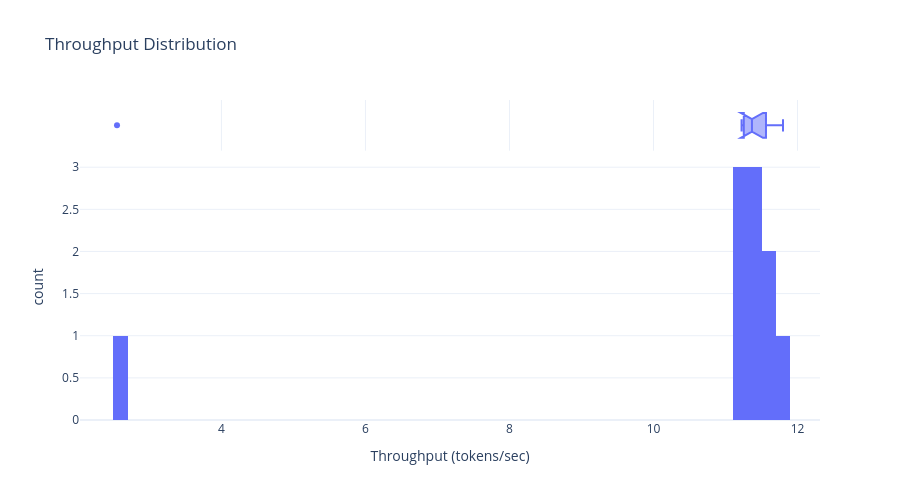

Notebook code for this chart:
### Markdown cell above
## Throughput Analysis

### Code cell
# Throughput distribution
fig = px.histogram(
    df_success,
    x='throughput_tokens_per_sec',
    nbins=50,
    title='Throughput Distribution',
    labels={'throughput_tokens_per_sec': 'Throughput (tokens/sec)', 'count': 'Frequency'},
    marginal='box'
)
fig.update_layout(showlegend=False, height=500)
fig.show()

# Statistics
print("\nThroughput Statistics:")
print(f"  Mean: {df_success['throughput_tokens_per_sec'].mean():.2f} tokens/sec")
print(f"  Median: {df_success['throughput_tokens_per_sec'].median():.2f} tokens/sec")
print(f"  Total tokens generated: {df_success['tokens_generated'].sum()}")

### Figure 1 — Plotly figure (JSON) as saved in the notebook; plotly's stock layout.template omitted (floating-point values rounded to 4 significant figures)
{"data": [{"bingroup": "x", "hovertemplate": "Throughput (tokens/sec)=%{x}<br>count=%{y}<extra></extra>", "legendgroup": "", "marker": {"color": "#636efa", "pattern": {"shape": ""}}, "name": "", "nbinsx": 50, "orientation": "v", "showlegend": false, "type": "histogram", "x": [2.55, 11.8, 11.68, 11.56, 11.48, 11.39, 11.34, 11.28, 11.25, 11.22], "xaxis": "x", "yaxis": "y"}, {"hovertemplate": "Throughput (tokens/sec)=%{x}<extra></extra>", "legendgroup": "", "marker": {"color": "#636efa"}, "name": "", "notched": true, "showlegend": false, "type": "box", "x": [2.55, 11.8, 11.68, 11.56, 11.48, 11.39, 11.34, 11.28, 11.25, 11.22], "xaxis": "x2", "yaxis": "y2"}], "layout": {"barmode": "relative", "height": 500, "legend": {"tracegroupgap": 0}, "showlegend": false, "title": {"text": "Throughput Distribution"}, "xaxis": {"anchor": "y", "domain": [0, 1], "title": {"text": "Throughput (tokens/sec)"}}, "xaxis2": {"anchor": "y2", "domain": [0, 1], "matches": "x", "showgrid": true, "showticklabels": false}, "yaxis": {"anchor": "x", "domain": [0, 0.8316], "title": {"text": "count"}}, "yaxis2": {"anchor": "x2", "domain": [0.8416, 1], "matches": "y2", "showgrid": false, "showline": false, "showticklabels": false, "ticks": ""}}}
